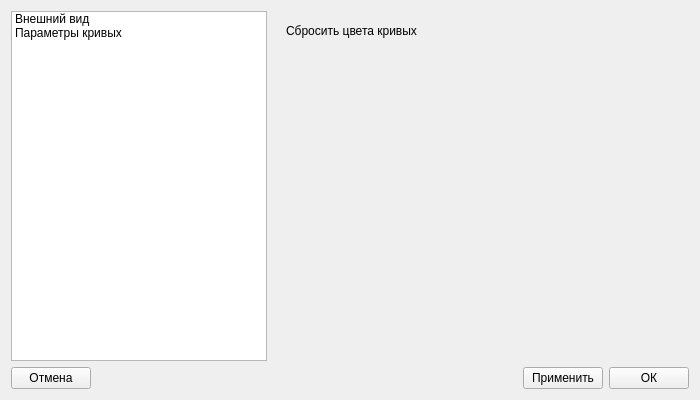
<?xml version="1.0" encoding="UTF-8"?>
<ui version="4.0">
 <class>SettingsDialog</class>
 <widget class="QDialog" name="SettingsDialog">
  <property name="geometry">
   <rect>
    <x>0</x>
    <y>0</y>
    <width>700</width>
    <height>400</height>
   </rect>
  </property>
  <property name="sizePolicy">
   <sizepolicy hsizetype="Fixed" vsizetype="Fixed">
    <horstretch>0</horstretch>
    <verstretch>0</verstretch>
   </sizepolicy>
  </property>
  <property name="minimumSize">
   <size>
    <width>700</width>
    <height>400</height>
   </size>
  </property>
  <property name="maximumSize">
   <size>
    <width>700</width>
    <height>400</height>
   </size>
  </property>
  <property name="windowTitle">
   <string>Dialog</string>
  </property>
  <layout class="QVBoxLayout" name="verticalLayout">
   <item>
    <layout class="QHBoxLayout" name="horizontalLayout" stretch="0,1">
     <item>
      <widget class="QListWidget" name="listWidget">
       <item>
        <property name="text">
         <string>Внешний вид</string>
        </property>
       </item>
       <item>
        <property name="text">
         <string>Параметры кривых</string>
        </property>
       </item>
      </widget>
     </item>
     <item>
      <widget class="QStackedWidget" name="stackedWidget">
       <property name="currentIndex">
        <number>0</number>
       </property>
       <widget class="QWidget" name="page">
        <layout class="QVBoxLayout" name="verticalLayout_2">
         <item>
          <layout class="QHBoxLayout" name="horizontalLayout_6">
           <item>
            <widget class="QPushButton" name="resetColorsPushButton">
             <property name="layoutDirection">
              <enum>Qt::LeftToRight</enum>
             </property>
             <property name="text">
              <string>Сбросить цвета кривых</string>
             </property>
             <property name="flat">
              <bool>true</bool>
             </property>
            </widget>
           </item>
           <item>
            <spacer name="horizontalSpacer_2">
             <property name="orientation">
              <enum>Qt::Horizontal</enum>
             </property>
             <property name="sizeHint" stdset="0">
              <size>
               <width>40</width>
               <height>20</height>
              </size>
             </property>
            </spacer>
           </item>
          </layout>
         </item>
         <item>
          <spacer name="verticalSpacer_2">
           <property name="orientation">
            <enum>Qt::Vertical</enum>
           </property>
           <property name="sizeHint" stdset="0">
            <size>
             <width>20</width>
             <height>40</height>
            </size>
           </property>
          </spacer>
         </item>
        </layout>
       </widget>
       <widget class="QWidget" name="page_2">
        <layout class="QVBoxLayout" name="verticalLayout_3">
         <property name="topMargin">
          <number>0</number>
         </property>
         <property name="rightMargin">
          <number>0</number>
         </property>
         <property name="bottomMargin">
          <number>0</number>
         </property>
         <item>
          <widget class="QFrame" name="frame">
           <property name="frameShape">
            <enum>QFrame::StyledPanel</enum>
           </property>
           <property name="frameShadow">
            <enum>QFrame::Raised</enum>
           </property>
           <layout class="QVBoxLayout" name="verticalLayout_4">
            <item>
             <widget class="QGroupBox" name="groupBox">
              <property name="font">
               <font>
                <bold>false</bold>
               </font>
              </property>
              <property name="title">
               <string>Начальная загрузка</string>
              </property>
              <layout class="QVBoxLayout" name="verticalLayout_5">
               <item>
                <widget class="QCheckBox" name="syncCheckBox">
                 <property name="text">
                  <string>Устранение рассинхронизации датчиков</string>
                 </property>
                </widget>
               </item>
               <item>
                <layout class="QHBoxLayout" name="horizontalLayout_5">
                 <item>
                  <widget class="QLabel" name="label_2">
                   <property name="toolTip">
                    <string>Половина ширины окна медианного фильтра</string>
                   </property>
                   <property name="text">
                    <string>Медианный фильтр (датчик нагрузки):</string>
                   </property>
                  </widget>
                 </item>
                 <item>
                  <widget class="QSpinBox" name="dnMedSpinBox">
                   <property name="maximumSize">
                    <size>
                     <width>140</width>
                     <height>16777215</height>
                    </size>
                   </property>
                  </widget>
                 </item>
                </layout>
               </item>
               <item>
                <layout class="QHBoxLayout" name="horizontalLayout_3">
                 <item>
                  <widget class="QLabel" name="label_3">
                   <property name="text">
                    <string>Медианный фильтр (ДВ):</string>
                   </property>
                  </widget>
                 </item>
                 <item>
                  <widget class="QSpinBox" name="dvMedSpinBox">
                   <property name="maximumSize">
                    <size>
                     <width>140</width>
                     <height>16777215</height>
                    </size>
                   </property>
                  </widget>
                 </item>
                </layout>
               </item>
               <item>
                <layout class="QHBoxLayout" name="horizontalLayout_4">
                 <item>
                  <widget class="QLabel" name="label_4">
                   <property name="text">
                    <string>Экспоненциальный фильтр (ДВ):</string>
                   </property>
                  </widget>
                 </item>
                 <item>
                  <widget class="QDoubleSpinBox" name="dvExpDoubleSpinBox">
                   <property name="maximumSize">
                    <size>
                     <width>140</width>
                     <height>16777215</height>
                    </size>
                   </property>
                   <property name="decimals">
                    <number>1</number>
                   </property>
                   <property name="maximum">
                    <double>1.000000000000000</double>
                   </property>
                   <property name="singleStep">
                    <double>0.100000000000000</double>
                   </property>
                  </widget>
                 </item>
                </layout>
               </item>
              </layout>
             </widget>
            </item>
            <item>
             <widget class="QGroupBox" name="groupBox_2">
              <property name="title">
               <string>Прочее</string>
              </property>
              <layout class="QVBoxLayout" name="verticalLayout_6">
               <item>
                <layout class="QHBoxLayout" name="horizontalLayout_7">
                 <item>
                  <widget class="QLabel" name="label">
                   <property name="text">
                    <string>Минимальная длина свечи (см):</string>
                   </property>
                  </widget>
                 </item>
                 <item>
                  <widget class="QSpinBox" name="minCandleLenSpinBox">
                   <property name="maximumSize">
                    <size>
                     <width>140</width>
                     <height>16777215</height>
                    </size>
                   </property>
                   <property name="maximum">
                    <number>5000</number>
                   </property>
                  </widget>
                 </item>
                </layout>
               </item>
              </layout>
             </widget>
            </item>
            <item>
             <spacer name="verticalSpacer">
              <property name="orientation">
               <enum>Qt::Vertical</enum>
              </property>
              <property name="sizeHint" stdset="0">
               <size>
                <width>20</width>
                <height>40</height>
               </size>
              </property>
             </spacer>
            </item>
           </layout>
          </widget>
         </item>
        </layout>
       </widget>
      </widget>
     </item>
    </layout>
   </item>
   <item>
    <layout class="QHBoxLayout" name="horizontalLayout_2">
     <item>
      <widget class="QPushButton" name="cancelButton">
       <property name="text">
        <string>Отмена</string>
       </property>
      </widget>
     </item>
     <item>
      <spacer name="horizontalSpacer">
       <property name="orientation">
        <enum>Qt::Horizontal</enum>
       </property>
       <property name="sizeHint" stdset="0">
        <size>
         <width>40</width>
         <height>20</height>
        </size>
       </property>
      </spacer>
     </item>
     <item>
      <widget class="QPushButton" name="applyButton">
       <property name="text">
        <string>Применить</string>
       </property>
      </widget>
     </item>
     <item>
      <widget class="QPushButton" name="okButton">
       <property name="text">
        <string>ОК</string>
       </property>
      </widget>
     </item>
    </layout>
   </item>
  </layout>
 </widget>
 <resources/>
 <connections/>
</ui>
